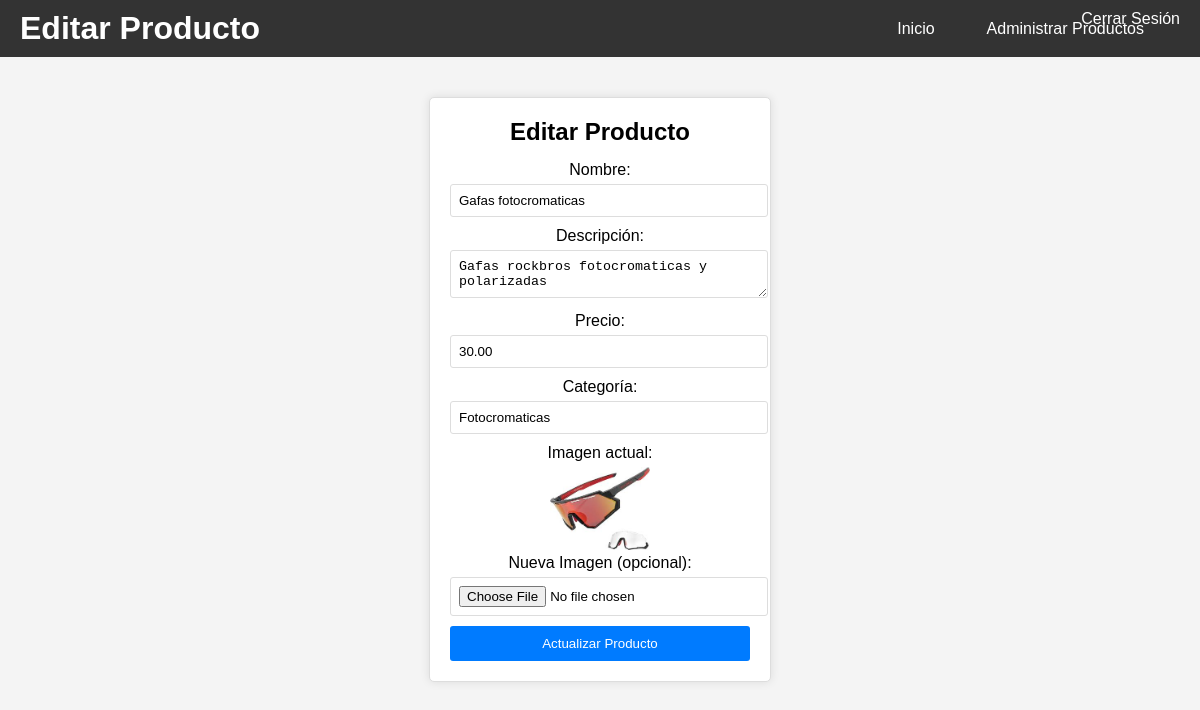
/edit.php?edit=3 (signed in), run on the app's committed database.
### tables this page shows
CREATE TABLE `product` (
  `id` int NOT NULL,
  `nombre` varchar(255) NOT NULL,
  `descripcion` text NOT NULL,
  `precio` decimal(10,2) NOT NULL,
  `imagen` varchar(255) NOT NULL,
  `categoria` varchar(255) NOT NULL,
  `promocion` tinyint(1) DEFAULT '0',
  `precio_anterior` decimal(10,2) DEFAULT NULL
);

### edit.php (the view, shortened to what this page needs)
<?php
include 'conexion.php';
if (isset($_GET['edit'])) {
    $id = intval($_GET['edit']);
    $result = $conn->query("SELECT * FROM product WHERE id=$id");
    if ($result->num_rows > 0) {
        $product = $result->fetch_assoc();
    } else {
        echo "Producto no encontrado";
        exit;
    }
}
?>
<!DOCTYPE html>
<html lang="es">
<head>
    <link rel="stylesheet" href="admin.css">
</head>
<body>
    <header>
        <h1>Editar Producto</h1>
        <nav>
            <ul>
                <li><a href="index.php">Inicio</a></li>
                <li><a href="admin.php">Administrar Productos</a></li>
            </ul>
        </nav>
        <div class="user-options">
            <a href="logout.php">Cerrar Sesión</a>
        </div>
    </header>
    <main>
        <form action="edit.php" method="post" enctype="multipart/form-data">
            <h2>Editar Producto</h2>
            <label for="nombre">Nombre:</label>
            <input type="text" id="nombre" name="nombre" value="<?php echo isset($product['nombre']) ? $product['nombre'] : ''; ?>" required>
            <label for="descripcion">Descripción:</label>
            <textarea id="descripcion" name="descripcion" required><?php echo isset($product['descripcion']) ? $product['descripcion'] : ''; ?></textarea>
            <label for="precio">Precio:</label>
            <input type="number" id="precio" name="precio" step="0.01" value="<?php echo isset($product['precio']) ? $product['precio'] : ''; ?>" required>
            <label for="categoria">Categoría:</label>
            <input type="text" id="categoria" name="categoria" value="<?php echo isset($product['categoria']) ? $product['categoria'] : ''; ?>" required>
            <label for="imagen">Imagen actual:</label>
            <?php if (isset($product['imagen'])): ?>
                <img src="<?php echo $product['imagen']; ?>" alt="<?php echo $product['nombre']; ?>" width="100"><br>
            <?php endif; ?>
            <label for="imagen">Nueva Imagen (opcional):</label>
            <input type="file" id="imagen" name="imagen" accept="image/*">
            <input type="submit" name="update" value="Actualizar Producto">
        </form>
    </main>
</body>
</html>

### admin.css (style rules this page uses)
body { font-family: Arial, sans-serif; background-color: #f4f4f4; margin: 0; padding: 0; }
header { background-color: #333; color: #fff; padding: 10px 20px; display: flex; justify-content: space-between; align-items: center; }
header h1 { margin: 0; }
nav ul { list-style: none; margin: 0; padding: 0; display: flex; }
nav ul li { margin-right: 20px; }
nav ul li a { color: #fff; text-decoration: none; padding: 8px 16px; display: block; }
.user-options { position: absolute; right: 20px; top: 10px; }
.user-options a { color: white; margin-left: 10px; text-decoration: none; }
main { padding: 20px; text-align: center; }
form { background: #fff; padding: 20px; border: 1px solid #ddd; border-radius: 5px; box-shadow: 0 0 10px rgba(0, 0, 0, 0.1); width: 300px; margin: 20px auto; }
form h2 { margin: 0 0 15px; padding: 0; font-size: 24px; }
form label { display: block; margin-bottom: 5px; }
form input[type="text"], form input[type="number"], form textarea, form select, form input[type="file"] { width: 100%; padding: 8px; margin-bottom: 10px; border: 1px solid #ddd; border-radius: 3px; }
form input[type="submit"] { background: #007BFF; color: #fff; border: none; padding: 10px 20px; cursor: pointer; border-radius: 3px; width: 100%; }

### data on the page
product: nombre "Gafas fotocromaticas", descripcion "Gafas rockbros fotocromaticas y polarizadas", precio "30.00", categoria "Fotocromaticas", imagen (picture)
